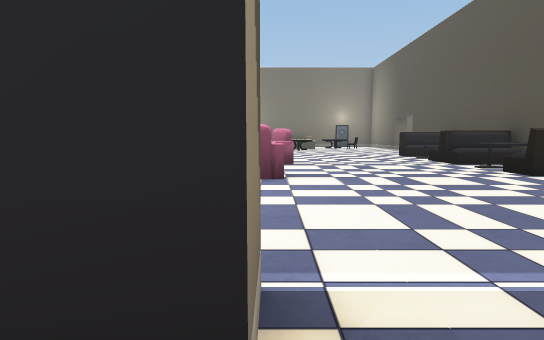
[1] (above)

14 first-person views from a walk through a 3-D level made in the Unity game engine. The camera is 1.5 m above the floor, tilts 6° down and sees 80° across. The floor is counted in squares, 2 m on a side. Each view is taken from the middle of a square. On the plan, view 1 faces up. The plan holds only what a view shows up to about 11 squares ahead; the rest is blank. The player character is not drawn.

[2]
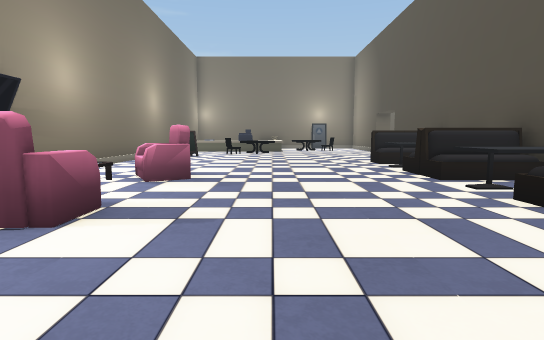

[3]
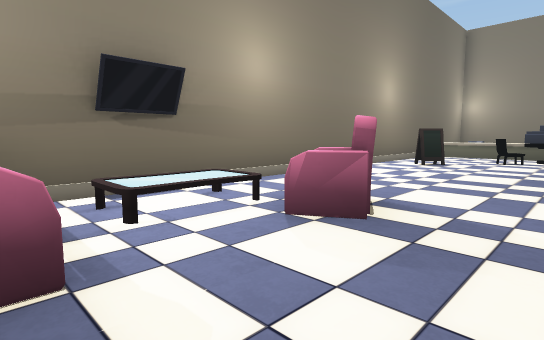

[4]
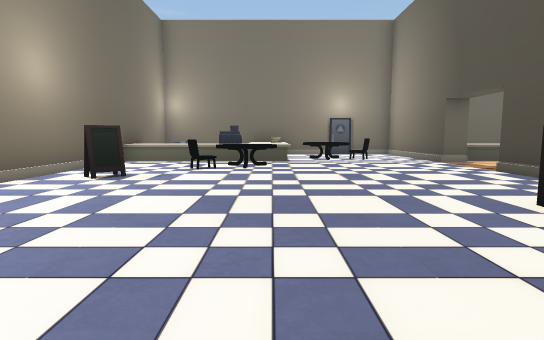

[5]
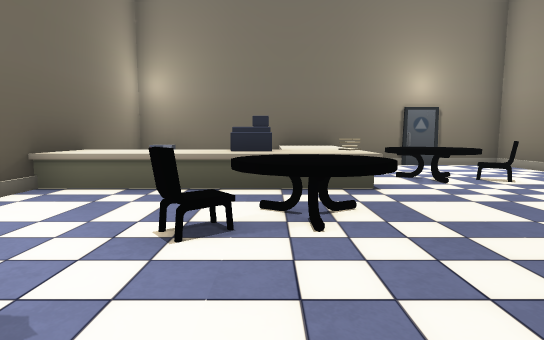

[6]
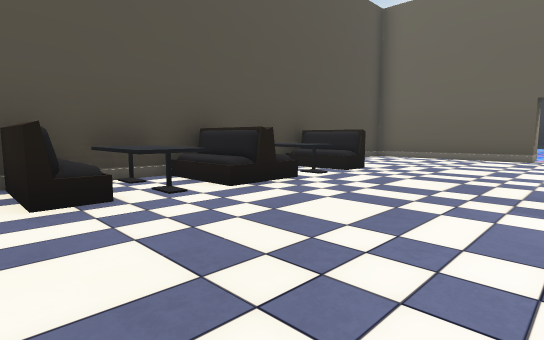

[7]
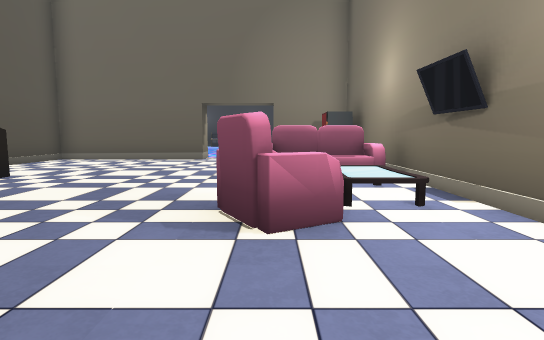

[8]
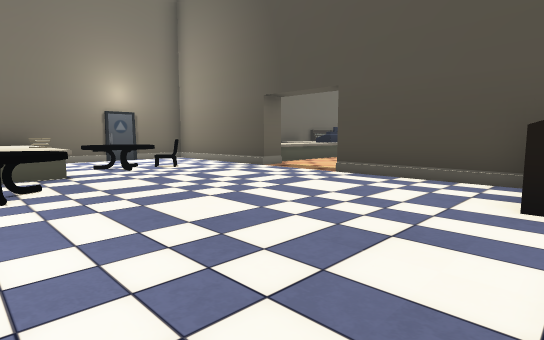

[9]
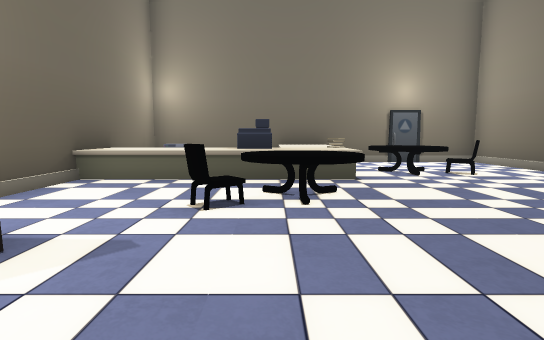

[10]
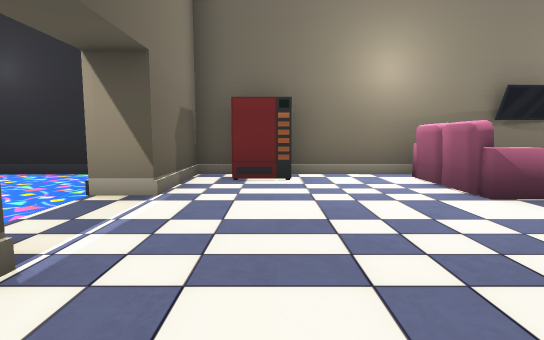

[11]
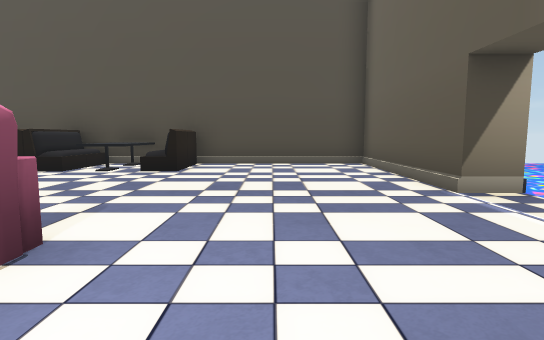

[12]
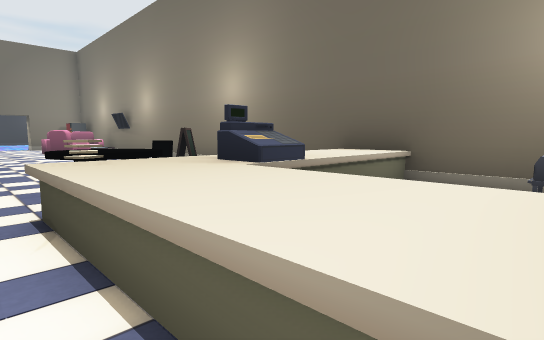

[13]
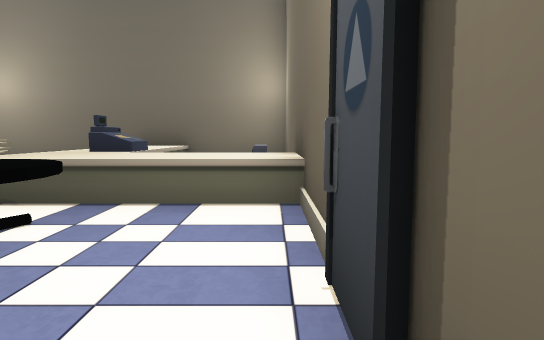

[14]
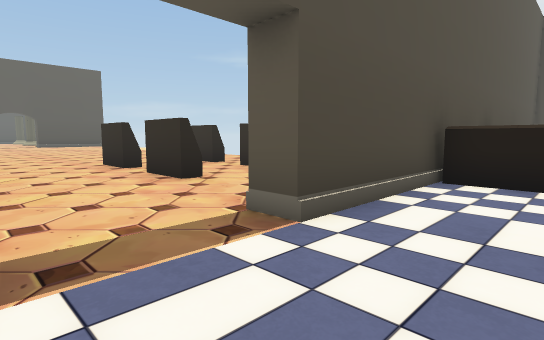

### Floor plan
Points are (right, up) in squares from view 1. A wall is a line through its corners. A room is listed if a view was taken in it or the views show most of it. See-through windows are left out.
Room 1 (views 1, 2, 3, 4, 5, 6, 7, 8, 9, 10, 11, 12, 13, 14)
walls: (7.5, 18.1) (6.8, 18.1) (6.8, 22.3) (-0.5, 22.3); (-2.4, 22.4) (-2.4, 1.5) (-0.1, 1.5) (-0.1, 0.7) (-0.6, 0.7); (2.2, 0.6) (2.2, 1.5) (6.8, 1.5) (6.8, 15.9) (7.5, 15.9)
low walls: (-0.4, 18.6) (-2.5, 18.6); (-2.5, 19.8) (-0.4, 19.8); (2.5, 22.4) (2.5, 19.5)
ways out: opening at (1, 0.7); opening at (7, 17)
objects: other object (-2, 3); sofa (-2, 6) to (0, 6); oven (-2, 22) to (-1, 22); other object (-1, 7) to (-1, 8); sign (-1, 15); sofa (0, 9); chair (0, 16) to (1, 17); cash register (0, 19) to (1, 20); table (2, 17); other object (2, 19); table (3, 19) to (4, 20); other object (5, 6) to (6, 7); other object (5, 8) to (6, 8); other object (5, 9) to (6, 9); other object (5, 10) to (6, 10); other object (5, 11) to (6, 11); other object (5, 12) to (6, 12); chair (5, 19)

Positions as (right, up) in squares from view 1, and headings:
1: (0, 0), facing up
2: (2, 3), facing up
3: (2, 6), facing up-left
4: (2, 9), facing up
5: (1, 14), facing up
6: (1, 13), facing down-right
7: (0, 12), facing down
8: (1, 12), facing up-right
9: (1, 13), facing up
10: (4, 3), facing left
11: (-2, 4), facing right
12: (3, 22), facing down-left
13: (6, 22), facing left
14: (5, 18), facing down-right
